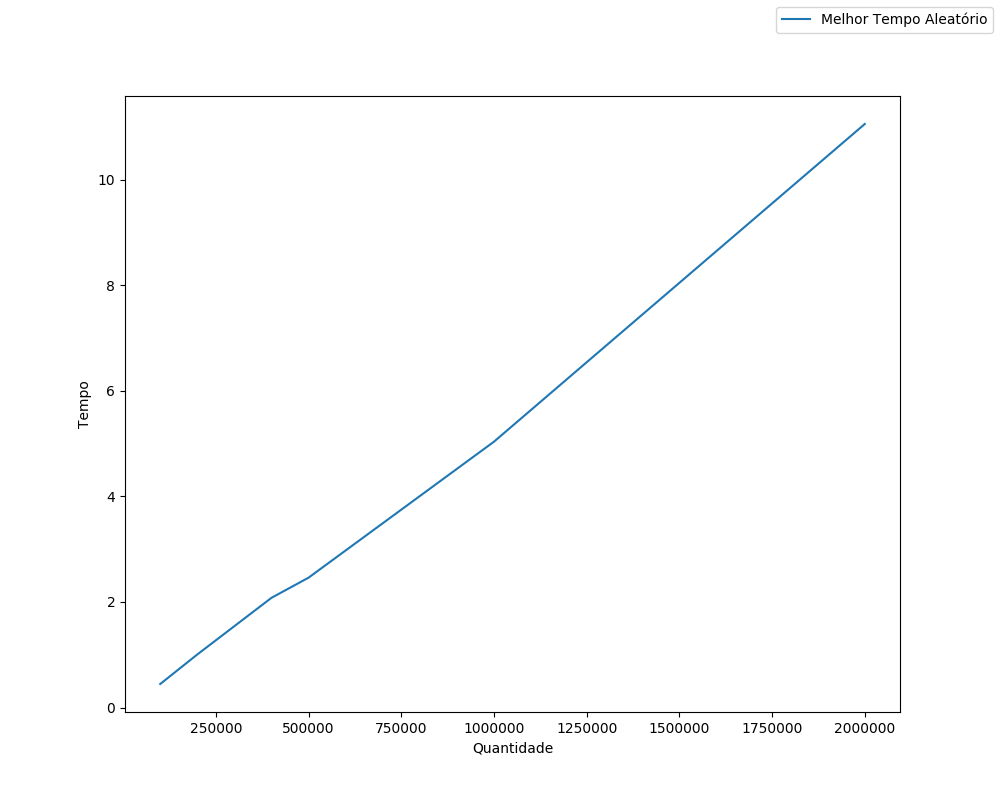

Python code for this plot:
from random import randint
import timeit
import matplotlib as mpl
import matplotlib.pyplot as plt
import numpy as np
 
def geraLista(size):
    vector = []
    while size > 0:
        vector.append(size)
        size-=1
    return vector
  
def geraInversa(size):
  lista=list(range(size,1,-1))
  return lista

def geraOrdenado(size):
	return list(range(size))


def desenhaGrafico(x,y,xl = "Entradas", yl = "Saídas", name='fig'):
    fig = plt.figure(figsize=(10, 8))
    ax = fig.add_subplot(111)
    ax.plot(x,y, label = "Melhor Tempo Aleatório")
    #ax.plot(x,y2, label = "Melhor Tempo Decrescente")
    ax.legend(bbox_to_anchor=(1, 1),bbox_transform=plt.gcf().transFigure)
    plt.ylabel(yl)
    plt.xlabel(xl)
    fig.savefig(name+'.png')

operacoes=[]

def mergeSort(vector):

    if len(vector) > 1:
        i = 0
        j = 0
        k = 0
        mid = len(vector) // 2
        r = vector[mid:]
        l = vector[:mid]
        mergeSort(l)
        mergeSort(r)


        while i < len(l) and j < len(r):

            if l[i] < r[j]:
                vector[k] = l[i]
                i=i+1

            if(l[i] > r[j]):
                vector[k] = r[j]
                j=j+1
            k=k+1

        while i < len(l):
            vector[k] = l[i]
            i=i+1
            k=k+1

        while j < len(r):
            vector[k] = r[j]
            k=k+1
            j=j+1
            

listas=[]
listaInversa=[]
listaOrdenada=[]
x2 = [100000, 200000, 400000, 500000, 1000000, 2000000]
y = []
y2=[]
y3=[]

for i in range(len(x2)):
  listas.append(geraLista(x2[i]))
  listaInversa.append(geraInversa(x2[i]))


for i in range(len(x2)):
  y.append(timeit.timeit("mergeSort({})".format(listas[i]),setup="from __main__ import mergeSort",number=1))
  print("Terminou de ordenar um vetor de tamanho " + str(x2[i]) + "...")


print(operacoes[:])

desenhaGrafico(x2,y,'Quantidade','Tempo', 'mergeSort')
